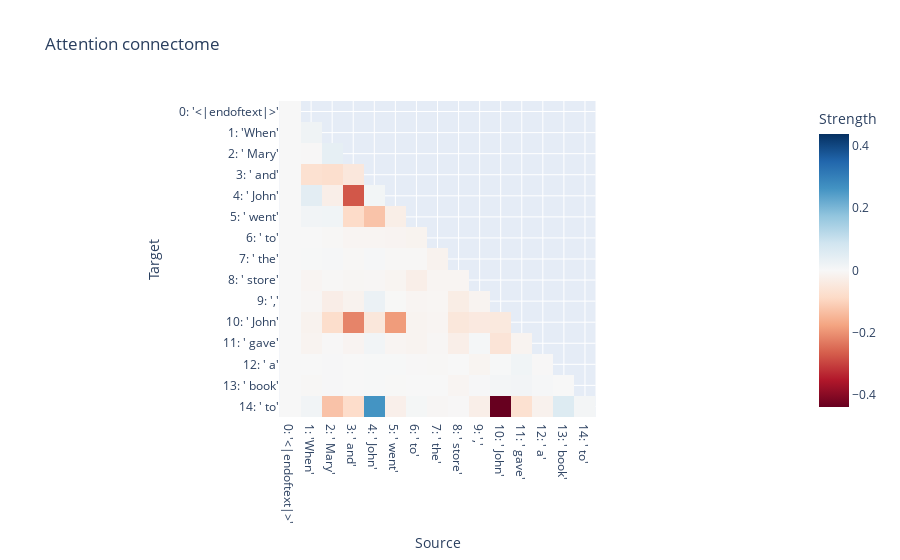

Notebook code for this chart:
### Code cell
torch.topk()
dampening = 0.25
c = core.connectom(model, prompt,
                   core.logit_diff_metric(model, ' Mary', ' John'),
                   # d.CorruptIntervention(model, prompt, corrupt_prompt),
                   core.DampenIntervention(dampening),
                   # d.ZeroPattern(),
                   core.BasicStrategy(),
                   )
core.plot_attn_connectome(model, prompt, c).show()
graph = core.plot_graphviz_connectome(model, prompt, c, threshold=0.05).pipe('svg').decode('utf-8')
SVG(graph)

### Figure 1 — Plotly figure (JSON) as saved in the notebook; plotly's stock layout.template omitted (floating-point values rounded to 4 significant figures; data arrays with more than 128 entries replaced by an {"elided": "..."} marker saying what was removed)
{"data": [{"coloraxis": "coloraxis", "name": "0", "x": ["0: '<|endoftext|>'", "1: 'When'", "2: ' Mary'", "3: ' and'", "4: ' John'", "5: ' went'", "6: ' to'", "7: ' the'", "8: ' store'", "9: ','", "10: ' John'", "11: ' gave'", "12: ' a'", "13: ' book'", "14: ' to'"], "y": ["0: '<|endoftext|>'", "1: 'When'", "2: ' Mary'", "3: ' and'", "4: ' John'", "5: ' went'", "6: ' to'", "7: ' the'", "8: ' store'", "9: ','", "10: ' John'", "11: ' gave'", "12: ' a'", "13: ' book'", "14: ' to'"], "z": {"elided": "15x15 float values"}, "type": "heatmap", "xaxis": "x", "yaxis": "y", "hovertemplate": "Source: %{x}<br>Target: %{y}<br>Strength: %{z}<extra></extra>"}], "layout": {"xaxis": {"anchor": "y", "domain": [0.0, 1.0], "scaleanchor": "y", "constrain": "domain", "title": {"text": "Source"}}, "yaxis": {"anchor": "x", "domain": [0.0, 1.0], "autorange": "reversed", "constrain": "domain", "title": {"text": "Target"}}, "coloraxis": {"colorbar": {"title": {"text": "Strength"}}, "colorscale": [[0.0, "rgb(103,0,31)"], [0.1, "rgb(178,24,43)"], [0.2, "rgb(214,96,77)"], [0.3, "rgb(244,165,130)"], [0.4, "rgb(253,219,199)"], [0.5, "rgb(247,247,247)"], [0.6, "rgb(209,229,240)"], [0.7, "rgb(146,197,222)"], [0.8, "rgb(67,147,195)"], [0.9, "rgb(33,102,172)"], [1.0, "rgb(5,48,97)"]], "cmid": 0}, "title": {"text": "Attention connectome"}}}
